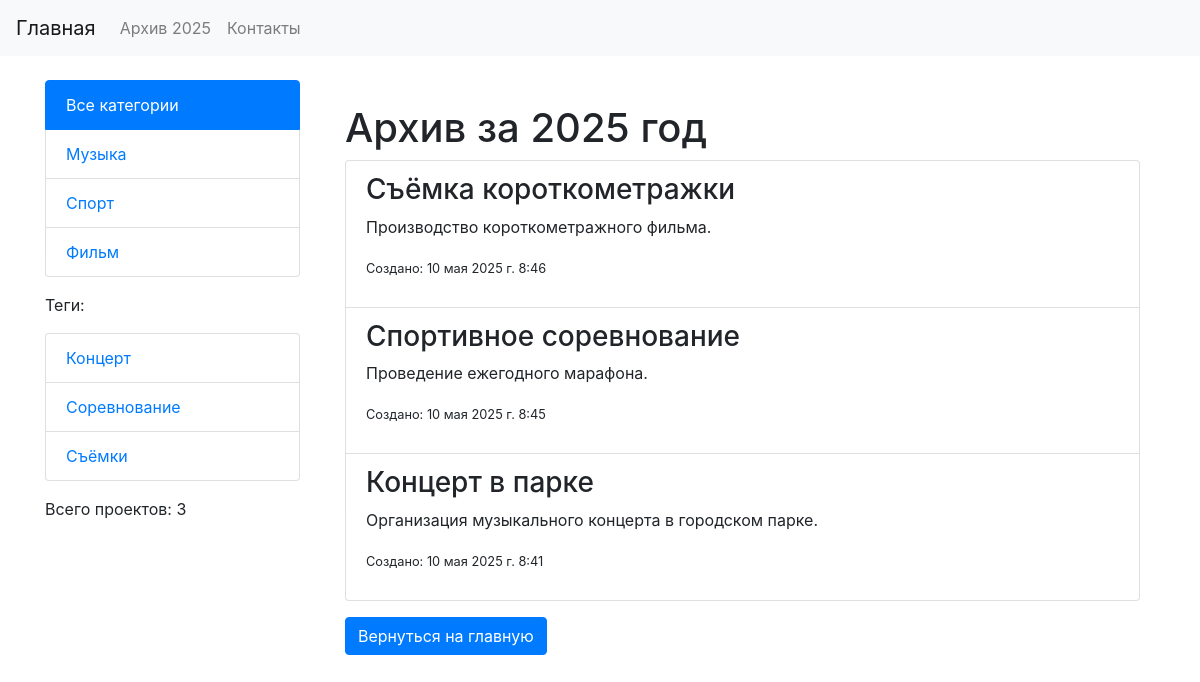
Screenshot of /archive/2025/ with the database file from the repository.
### portfolio/models.py (models this page shows, shortened)
class Category(models.Model):
    name = models.CharField("Название категории", max_length=100, db_index=True)
    slug = models.SlugField("Слаг", max_length=255, unique=True, db_index=True)
    class Meta:
        verbose_name = 'Категория'
        verbose_name_plural = 'Категории'

class Tag(models.Model):
    name = models.CharField("Название тега", max_length=100, db_index=True)
    slug = models.SlugField("Слаг", max_length=255, unique=True, db_index=True)
    class Meta:
        verbose_name = 'Тег'
        verbose_name_plural = 'Теги'

class PortfolioItem(models.Model):
    title = models.CharField("Название", max_length=255)
    description = models.TextField("Описание")
    image = models.ImageField("Изображение", upload_to='portfolio_images/', blank=True, null=True)
    created_at = models.DateTimeField("Дата создания", auto_now_add=True)
    updated_at = models.DateTimeField("Дата обновления", auto_now=True)
    slug = models.SlugField(max_length=255, unique=True, blank=True, null=True)
    is_published = models.BooleanField("Опубликовано", default=True)
    category = models.ForeignKey(
        Category,
        on_delete=models.PROTECT,
        related_name='portfolio_items',
        verbose_name="Категория",
        null=True,  # Временно, чтобы избежать ошибок
    )
    tags = models.ManyToManyField(
        Tag,
        blank=True,
        related_name='portfolio_items',
        verbose_name="Теги"
    )
    client = models.OneToOneField(
        Client,
        on_delete=models.SET_NULL,
        null=True,
        blank=True,
        related_name='portfolio_item',
        verbose_name="Клиент"
    )
    class Meta:
        verbose_name = 'Элемент портфолио'
        verbose_name_plural = 'Элементы портфолио'
    objects = models.Manager()
    published = PublishedManager()

### portfolio/views.py (the view)
# urls.py: path('archive/<yyyy:year>/', views.archive_by_year, name='archive_by_year'),
def archive_by_year(request, year):
    current_year = datetime.now().year  # получаем текущий год
    if year > current_year:
        return redirect('portfolio:portfolio_list')
    items = PortfolioItem.objects.filter(created_at__year=year).order_by('-created_at')
    return render(request, 'portfolio/archive.html', {'year': year, 'items': items})

### portfolio/converters.py (called while the page is built)
    def to_python(self, value):
        return int(value)

    def to_url(self, value):
        return f"{value:04d}"

### portfolio/templatetags/portfolio_tags.py (called while the page is built)
@register.simple_tag
def portfolio_count():
    return PortfolioItem.objects.count()

@register.inclusion_tag('portfolio/partial_categories.html')
def show_categories(selected_cat_slug=None):
    categories = Category.objects.annotate(total=Count('portfolio_items')).filter(total__gt=0)
    return {'categories': categories, 'selected_cat_slug': selected_cat_slug}

@register.inclusion_tag('portfolio/partial_tags.html')
def show_tags():
    tags = Tag.objects.annotate(total=Count('portfolio_items')).filter(total__gt=0)
    return {'tags': tags}

### templates/portfolio/archive.html (shortened to what this page needs)
{% extends 'portfolio/base.html' %}
{% block content %}
<div class="container mt-4">
  <h1>Архив за {{ year }} год</h1>
  {% if items %}
    <ul class="list-group">
      {% for item in items %}
        <li class="list-group-item">
          <h3>{{ item.title }}</h3>
          <p>{{ item.description }}</p>
          <p><small>Создано: {{ item.created_at }}</small></p>
        </li>
      {% endfor %}
    </ul>
  {% else %}
    <p>Нет записей за {{ year }} год.</p>
  {% endif %}
  <a href="{% url 'portfolio:portfolio_list' %}" class="btn btn-primary mt-3">Вернуться на главную</a>
</div>
{% endblock %}

### templates/portfolio/partial_categories.html
{% if categories %}
<ul class="list-group mb-3">
  {% if not selected_cat_slug %}
    <li class="list-group-item active">Все категории</li>
  {% else %}
    <li class="list-group-item"><a href="{% url 'portfolio:portfolio_list' %}">Все категории</a></li>
  {% endif %}
  {% for cat in categories %}
    <li class="list-group-item {% if cat.slug == selected_cat_slug %}active{% endif %}">
      <a href="{% url 'portfolio:category_detail' cat.slug %}">{{ cat.name }}</a>
    </li>
  {% endfor %}
</ul>
{% endif %}

### templates/portfolio/partial_tags.html
{% if tags %}
<p>Теги:</p>
<ul class="list-group mb-3">
  {% for tag in tags %}
    <li class="list-group-item">
      <a href="{% url 'portfolio:tag_detail' tag.slug %}">{{ tag.name }}</a>
    </li>
  {% endfor %}
</ul>
{% endif %}

### rows the page displays
Category: name "Музыка"
Category: name "Спорт"
Category: name "Фильм"
Tag: name "Концерт"
Tag: name "Соревнование"
Tag: name "Съёмки"
PortfolioItem: title "Съёмка короткометражки", description "Производство короткометражного фильма.", created_at "10 мая 2025 г. 8:46"
PortfolioItem: title "Спортивное соревнование", description "Проведение ежегодного марафона.", created_at "10 мая 2025 г. 8:45"
PortfolioItem: title "Концерт в парке", description "Организация музыкального концерта в городском парке.", created_at "10 мая 2025 г. 8:41"

### other values shown
{{ year }} "2025"
